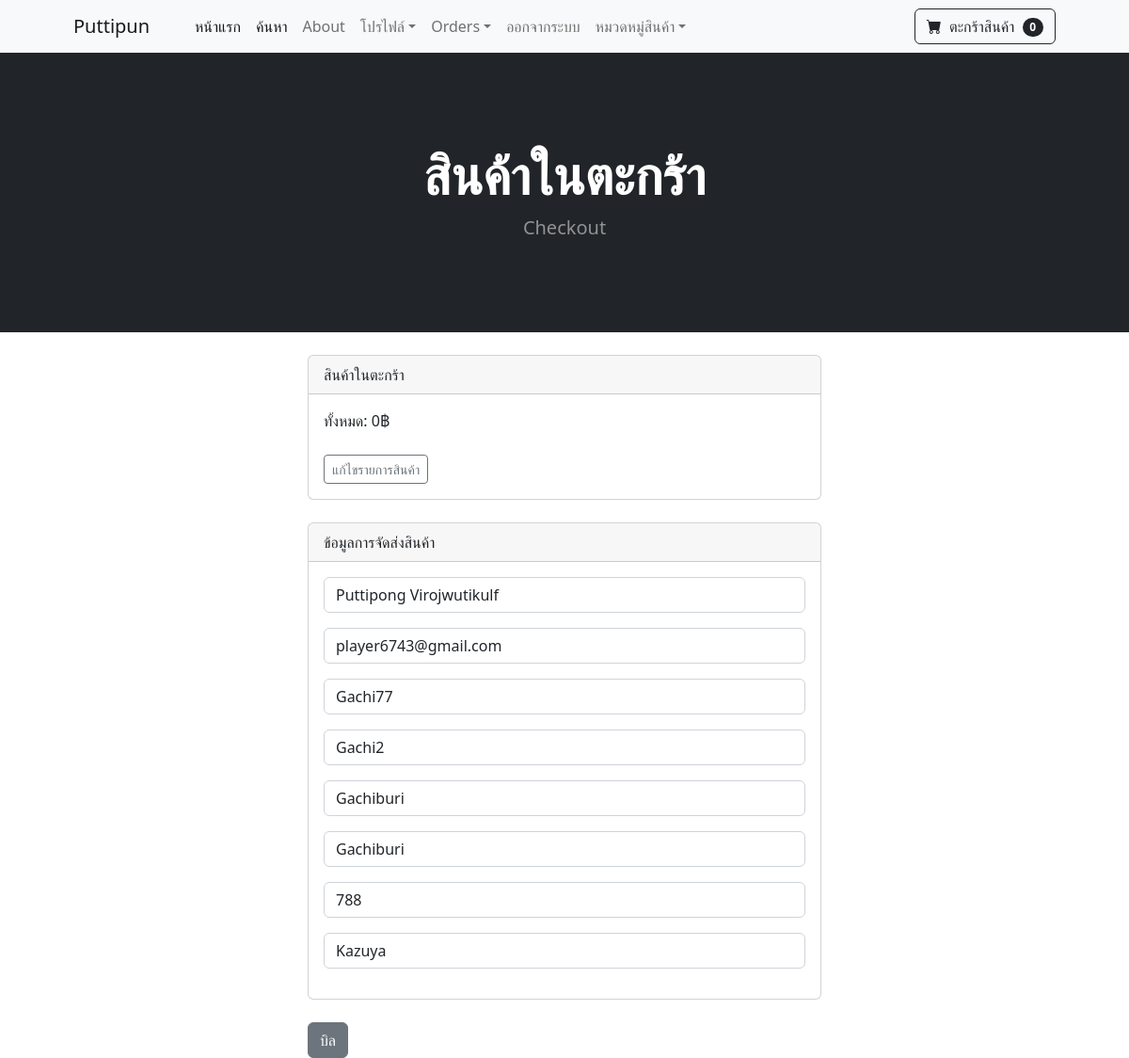
/payment/checkout/ (signed in), run on the app's committed database.
### payment/models.py (models this page shows, shortened)
class ShippingAddress(models.Model):
    user = models.ForeignKey(User, on_delete=models.CASCADE, null=True, blank=True)
    shipping_full_name = models.CharField(max_length=255)
    shipping_email = models.CharField(max_length=255)
    shipping_address1 = models.CharField(max_length=255)
    shipping_address2 = models.CharField(max_length=255, null=True, blank=True)
    shipping_city = models.CharField(max_length=255)
    shipping_state = models.CharField(max_length=255, null=True, blank=True)
    shipping_zipcode = models.CharField(max_length=255)
    shipping_country = models.CharField(max_length=255)
    class Meta:
        verbose_name_plural = 'Shipping Address'

### payment/views.py (the view)
# urls.py: path('checkout/', views.checkout, name='checkout'),
def checkout(request):
    cart = Cart(request)
    cart_products = cart.get_prods()
    quantities = cart.get_quants()
    totals = cart.cart_total()
    if request.user.is_authenticated:
        shipping_user = ShippingAddress.objects.get(user__id=request.user.id)
        shipping_form = ShippingForm(request.POST or None, instance=shipping_user)
        return render(request, 'payment/checkout.html', {'cart_products':cart_products, 'quantities':quantities, 'totals':totals, 'shipping_form':shipping_form})
    else:
        shipping_form = ShippingForm(request.POST or None)
        return render(request, 'payment/checkout.html', {'cart_products':cart_products, 'quantities':quantities, 'totals':totals, 'shipping_form':shipping_form})

### cart/cart.py (called while the page is built, shortened)
    def cart_total(self):
        product_ids = self.cart.keys()
        products =Product.objects.filter(id__in=product_ids)
        quantities = self.cart
        total = 0
        return total

    def __len__(self):
        return len(self.cart)

    def get_prods(self):
        product_ids = self.cart.keys()
        products = Product.objects.filter(id__in=product_ids)
        return products

    def get_quants(self):
        quantities = self.cart
        return quantities

### cart/context_processors.py (called while the page is built)
def cart(request):
    return {'cart':Cart(request)}

### payment/templates/payment/checkout.html (shortened to what this page needs)
{% extends "base.html" %}
{% block content %}
    <header class="bg-dark py-5">
        <div class="container px-4 px-lg-5 my-5">
            <div class="text-center text-white">
                <h1 class="display-4 fw-bolder">สินค้าในตะกร้า</h1>
                <p class="lead fw-normal text-white-50 mb-0">Checkout</p>
            </div>
        </div>
    </header>
    <br>
    <div class="container">
        <div class="row">
            <div class="col-md-6 offset-md-3">
                <div class="card">
                    <div class="card-header">
                        สินค้าในตะกร้า
                    </div>
                    <div class="card-body">
                        ทั้งหมด: {{ totals }}฿
                        <br><br>
                        <a href="{% url "cart_summary" %}" class='btn btn-sm btn-outline-secondary'>แก้ไขรายการสินค้า</a>
                    </div>
                </div>
                <br>
                <div class="card">
                    <div class="card-header">
                        ข้อมูลการจัดส่งสินค้า
                    </div>
                    <div class="card-body">
                        <form method="POST" action='{% url "billing_info" %}'>
                            {{ shipping_form.as_p }}
                    </div>
                </div>
                <br>
                <button type='submit' class='btn btn-secondary'>บิล</button>
            </div>
        </div>
    </div>
{% endblock content %}

### data on the page
ShippingAddress: shipping_full_name "Puttipong Virojwutikulf", shipping_email "player6743@gmail.com", shipping_address1 "Gachi77", shipping_address2 "Gachi2", shipping_city "Gachiburi", shipping_state "Gachiburi", shipping_zipcode "788", shipping_country "Kazuya"

### other printed values
{{ cart|length }} "0"
{{ totals }} "0"
